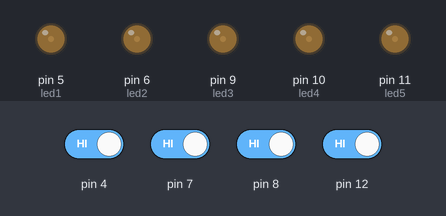
Simulated run of this sketch. Board: Arduino Uno, built with avr-gcc and run on an emulated ATmega328P. On the bench: output pins drawn as LEDs (lit = HIGH). The inputs (shaded band) are chosen by the test bench; at power-on: pin 4, pin 7, pin 8, pin 12 HIGH.

Above: at 1.2 s.
1.3 s: pin 4 driven LOW
At 2.5 s:
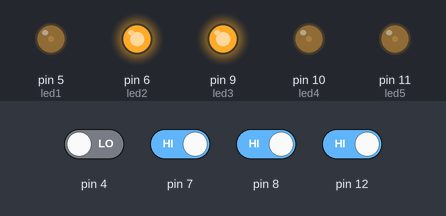
2.8 s: pin 4 driven HIGH
At 3.8 s:
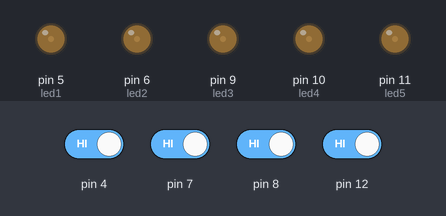
4.3 s: pin 7 driven LOW
At 4.9 s:
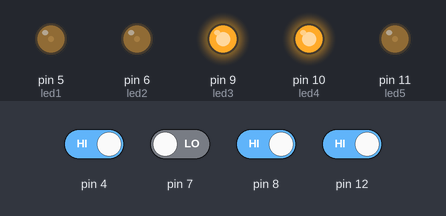
5.8 s: pin 7 driven HIGH
At 6.1 s:
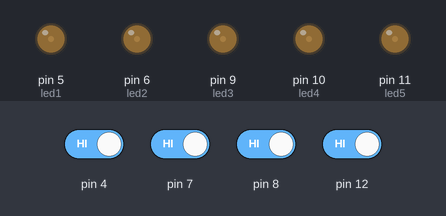
7.3 s: pin 8 driven LOW
At 8.4 s:
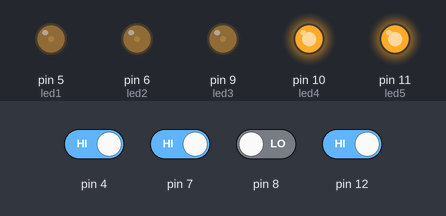
8.8 s: pin 8 driven HIGH and pin 12 driven LOW
At 9.6 s:
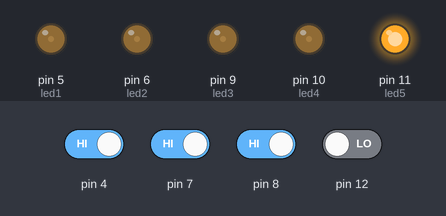
Timing chart, 0 to 11.3 s (numbered marks = the images above; inputs shaded):
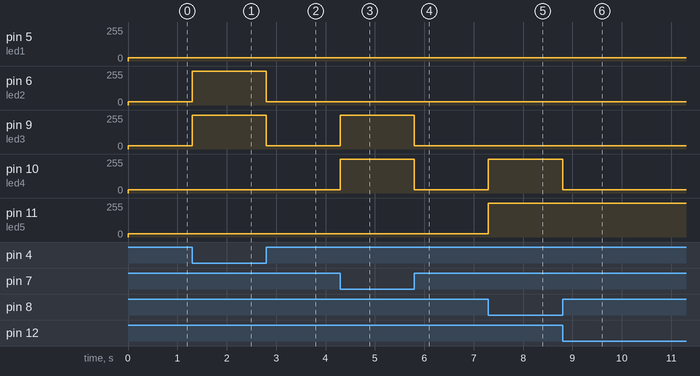

Measured:
- after the input at 1.3 s, pin 6 (led2), pin 9 (led3): 25/255 → 255/255 at once
- after the input at 2.8 s, pin 6 (led2), pin 9 (led3): 255/255 → 25/255 at once
- after the input at 4.3 s, pin 9 (led3), pin 10 (led4): 25/255 → 255/255 at once
- after the input at 5.8 s, pin 9 (led3), pin 10 (led4): 255/255 → 25/255 at once
- after the input at 7.3 s, pin 10 (led4), pin 11 (led5): 25/255 → 255/255 at once
- after the input at 8.8 s, pin 10 (led4): 255/255 → 25/255 at once

The sketch:

smartstreetlight.ino
```cpp
int led1=5;
int led2=6;
int led3=9;
int led4=10;
int led5=11;

void setup()
{
pinMode(12,INPUT);
pinMode(4,INPUT);
pinMode(7,INPUT);
pinMode(8,INPUT);
pinMode(9,OUTPUT);
pinMode(10,OUTPUT);
pinMode(11,OUTPUT);
pinMode(5,OUTPUT);
pinMode(6,OUTPUT);
}

void loop() {
int a=digitalRead(4);
int b=digitalRead(7);
int c=digitalRead(8);
int d=digitalRead(12);

 if(a==0)
 {

   digitalWrite(led2,HIGH);
   digitalWrite(led3,HIGH);
   analogWrite(led1,25);
   analogWrite(led4,25);
   analogWrite(led5,25);
 }


 else if(b==0)
 {
   digitalWrite(led3,HIGH);
   digitalWrite(led4,HIGH);
   analogWrite(led1,25);
   analogWrite(led2,25);
   analogWrite(led5,25);
 }


else if(c==0)
 {
    digitalWrite(led4,HIGH);
  digitalWrite(led5,HIGH);
   analogWrite(led3,25);
 analogWrite(led1,25);
 analogWrite(led2,25);
 }


 else if(d==0)
 {
    digitalWrite(led5,HIGH);
     analogWrite(led1,25);
 analogWrite(led2,25);
 analogWrite(led3,25);
 analogWrite(led4,25);
 }
  else
 {
  analogWrite(led5,25);
 analogWrite(led1,25);
 analogWrite(led2,25);
 analogWrite(led3,25);
 analogWrite(led4,25);
 }

}
```
